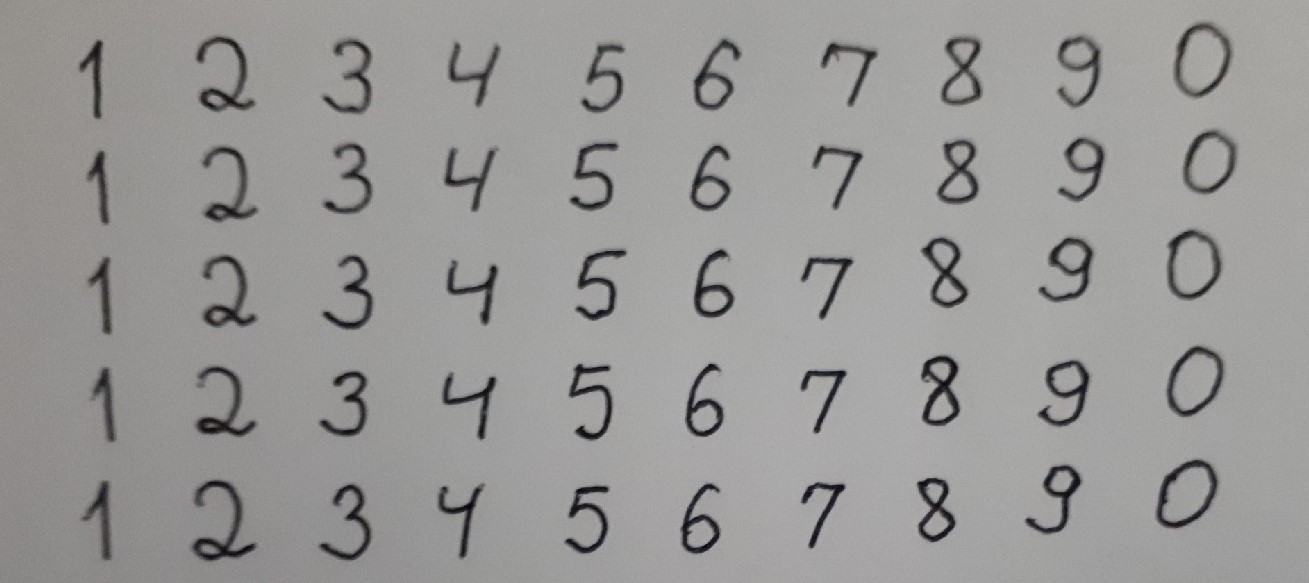
%> input picture skaiciai9.jpg, 1309 x 583 px
$ octave lab4.m   (GNU Octave 9; MATLAB toolbox functions it lacks are replaced by stand-ins)
%> lines starting %> are read from the running program, lines starting %| are printed output that depends on the picture; in (x1, y1, x2, y2) boxes, pixels count from 0 and x2, y2 are one past the last pixel; in counts of white or black regions, pixels touching at a corner belong together; the program's own positions count from 1
### pozymiai_raidems_atpazinti.m
function pozymiai = pozymiai_raidems_atpazinti(pavadinimas, pvz_eiluciu_sk)
%> called with pavadinimas = 'skaiciai9.jpg', pvz_eiluciu_sk = 5
%%  pozymiai = pozymiai_raidems_atpazinti(pavadinimas, pvz_eiluciu_sk)
% taikymo pavyzdys:
% pozymiai = pozymiai_raidems_atpazinti('test_data.png', 8)
%
%%
% Vaizdo su pavyzdþiais nuskaitymas
V = imread(pavadinimas);
%> V is the input picture: size 583x1309x3 uint8; mean R, G, B 152.6, 151.8, 150.5
figure(12), imshow(V)
%% Raidþiø iðkirpimas ir sudëliojimas á kintamojo 'objektai' celes
V_pustonis = rgb2gray(V);
% vaizdo keitimo dvejetainiu slenkstinës reikðmës paieðka
slenkstis = graythresh(V_pustonis);
%> slenkstis = 0.439
% pustonio vaizdo keitimas dvejetainiu
V_dvejetainis = im2bw(V_pustonis,slenkstis);
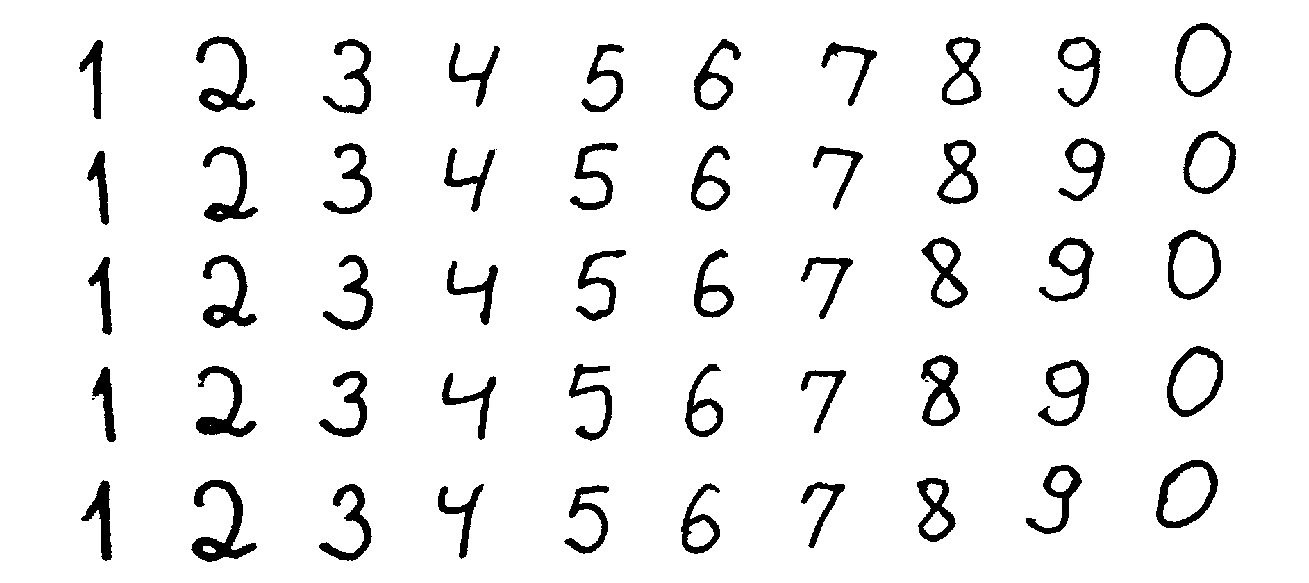
%> V_dvejetainis: size 583x1309 logical; 93.3% white; 53 black regions (3 under 20 px), largest, box (x1, y1, x2, y2) and area: (191, 480, 257, 562) 1778, (196, 36, 255, 112) 1439, (196, 366, 257, 437) 1433
% rezultato atvaizdavimas
figure(1), imshow(V_dvejetainis)
% vaizde esanèiø objektø kontûrø paieðka
V_konturais = edge(uint8(V_dvejetainis));
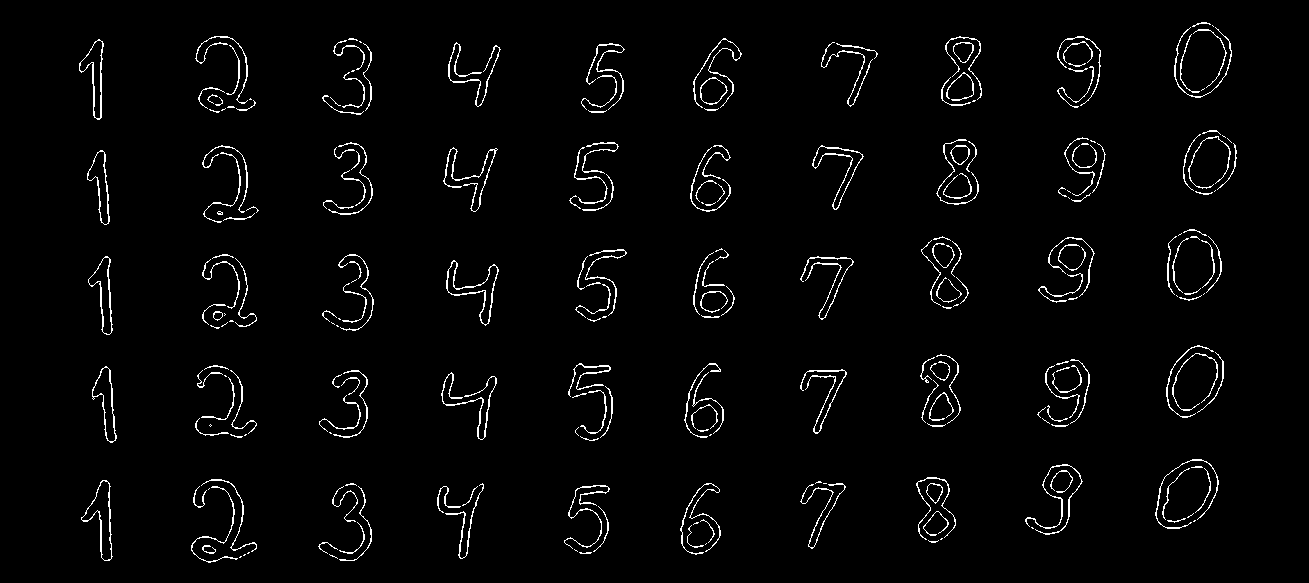
%> V_konturais: size 583x1309 logical; 2.6% white in thin lines or dots, all inside (x1, y1, x2, y2) = (79, 22, 1237, 563)
% rezultato atvaizdavimas
figure(2),imshow(V_konturais)
% objektø kontûrø uþpildymas
se = strel('square',7); % struktûrinis elementas uþpildymui
V_uzpildyti = imdilate(V_konturais, se);
%> V_uzpildyti: size 583x1309 logical; 15.4% white; 50 white regions, largest, box (x1, y1, x2, y2) and area: (188, 476, 260, 566) 3453, (192, 33, 259, 116) 3088, (1152, 456, 1222, 532) 2933
% rezultato atvaizdavimas
figure(3),imshow(V_uzpildyti)
% tuðtumø objetø viduje uþpildymas
V_vientisi= imfill(V_uzpildyti,'holes');
%> V_vientisi: size 583x1309 logical; 16.6% white; 50 white regions
% rezultato atvaizdavimas
figure(4),imshow(V_vientisi)
% vientisø objektø dvejetainiame vaizde numeravimas
[O_suzymeti Skaicius] = bwlabel(V_vientisi);
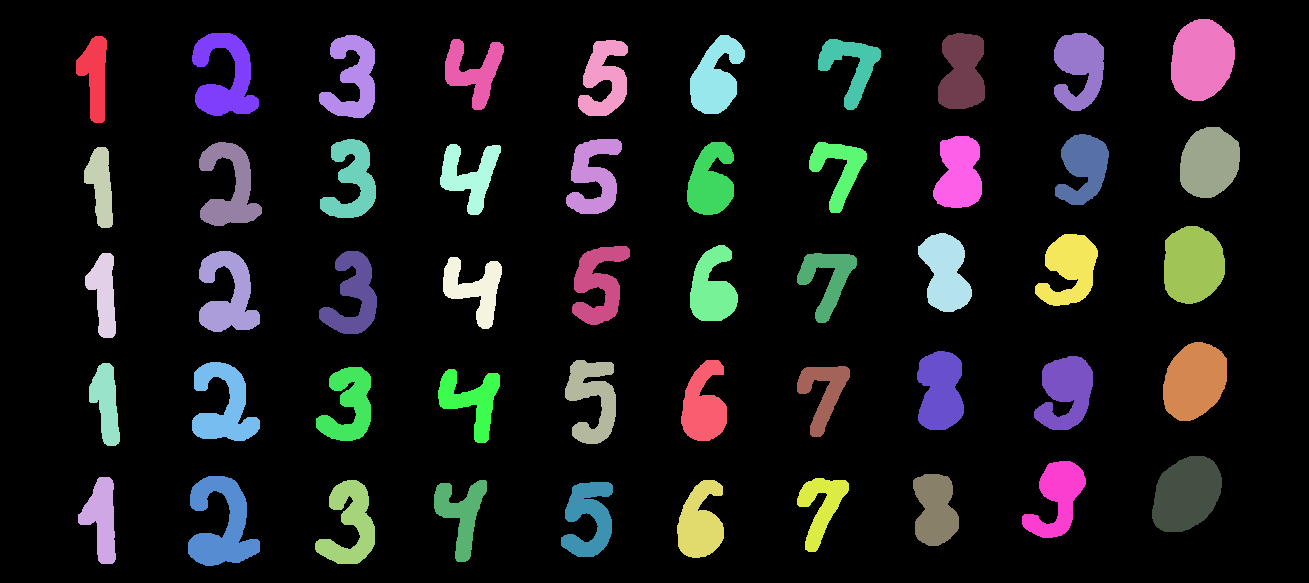
%> O_suzymeti: size 583x1309 double; 51 distinct labels, from 0 to 50; one colour per label, 0 black
%> Skaicius = 50
% apskaièiuojami objektø dvejetainiame vaizde poþymiai
O_pozymiai = regionprops(O_suzymeti);
%> O_pozymiai = 50 regions; largest, box (x1, y1, x2, y2), Area and Centroid: (1171, 19, 1235, 101) 4142 [1202.4 60.4], (1152, 456, 1222, 532) 4054 [1187 494.7], (1163, 342, 1227, 421) 3878 [1195.2 381.8], (1164, 226, 1225, 304) 3872 [1193.4 265.4], (188, 476, 260, 566) 3545 [222.3 525.6]
% nuskaitomos poþymiø - objektø ribø koordinaèiø - reikðmës
O_ribos = [O_pozymiai.BoundingBox];
%> O_ribos = 200 values, max 1180.5 at index 197, min 19.5 at index 194, mean 251.4
% kadangi ribà nusako 4 koordinatës, pergrupuojame reikðmes
O_ribos = reshape(O_ribos,[4 Skaicius]); % Skaicius - objektø skaièius
%> O_ribos = 50 columns, first 8: [76.5 78.5 84.5 85.5 89.5 188.5 192.5 192.5; 36.5 477.5 147.5 253.5 363.5 476.5 33.5 362.5; 31 38 29 31 31 72 67 68; 87 87 81 85 83 90 83 79]
% nuskaitomos poþymiø - objektø masës centro koordinaèiø - reikðmës
O_centras = [O_pozymiai.Centroid];
%> O_centras = 100 values, max 1209.9 at index 99, min 60.4 at index 98, mean 469.9
% kadangi centrà nusako 2 koordinatës, pergrupuojame reikðmes
O_centras = reshape(O_centras,[2 Skaicius]);
%> O_centras = 50 columns, first 8: [95.52 102.4 101.4 104.4 106.7 222.3 225.8 224.7; 76.3 519.3 186.2 294.3 403.4 525.6 78.03 406.5]
O_centras = O_centras';
%> O_centras = 50 rows, first 12: [95.52 76.3; 102.4 519.3; 101.4 186.2; 104.4 294.3; 106.7 403.4; 222.3 525.6; 225.8 78.03; 224.7 406.5; 230.3 188.1; 228.6 295.7; 350.8 524.7; 349.8 405.6]
% pridedamas kiekvienam objektui vaize numeris (treèias stulpelis ðalia koordinaèiø)
O_centras(:,3) = 1:Skaicius;
% surûðiojami objektai pagal x koordinatæ - stulpelá
O_centras = sortrows(O_centras,2);
%> O_centras = 50 rows, first 12: [1202.4 60.4 49; 851.4 66.21 35; 1080.2 68.88 44; 474.2 72.22 20; 962.9 72.77 40; 95.52 76.3 1; 225.8 78.03 7; 716.4 78.11 29; 353.7 78.61 13; 605 79.44 25; 1209.9 163.1 50; 1084.2 168.3 45]
% rûðiojama atsiþvelgiant á pavyzdþiø eiluèiø ir raidþiø skaièiø
raidziu_sk = Skaicius/pvz_eiluciu_sk;
%> raidziu_sk = 10
for k = 1:pvz_eiluciu_sk
    O_centras((k-1)*raidziu_sk+1:k*raidziu_sk,:) = ...
        sortrows(O_centras((k-1)*raidziu_sk+1:k*raidziu_sk,:),3);
end
%> after the loop, O_centras = 50 rows, first 12: [95.52 76.3 1; 225.8 78.03 7; 353.7 78.61 13; 474.2 72.22 20; 605 79.44 25; 716.4 78.11 29; 851.4 66.21 35; 962.9 72.77 40; 1080.2 68.88 44; 1202.4 60.4 49; 101.4 186.2 3; 230.3 188.1 9]
% ið dvejetainio vaizdo pagal objektø ribas iðkerpami vaizdo fragmentai
for k = 1:Skaicius
    objektai{k} = imcrop(V_dvejetainis,O_ribos(:,O_centras(k,3)));
end
%> this loop made 50 passes
%> after the loop, objektai = 50 items
% vieno ið vaizdo fragmentø atvaizdavimas
figure(5),
for k = 1:Skaicius
   subplot(pvz_eiluciu_sk,raidziu_sk,k), imshow(objektai{k})
end
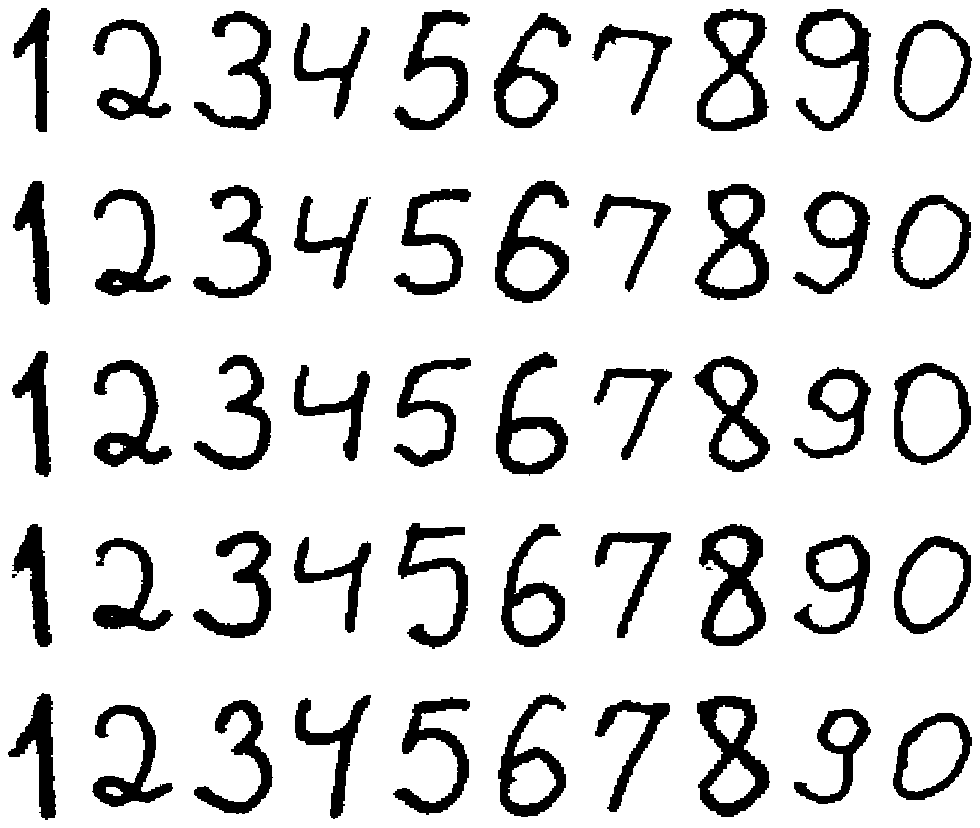
%> figure redrawn from the program's plot data, 50 panels
% vaizdo fragmentai apkerpami, panaikinant fonà ið kraðtø (pagal staèiakampá)

for k = 1:Skaicius % Skaicius = 88, jei yra 88 raidës
    V_fragmentas = objektai{k};
    % nustatomas kiekvieno vaizdo fragmento dydis
    [aukstis, plotis] = size(V_fragmentas);

    % 1. Baltø stulpeliø naikinimas
    % apskaièiuokime kiekvieno stulpelio sumà
    stulpeliu_sumos = sum(V_fragmentas,1);
    % naikiname tuos stulpelius, kur suma lygi aukðèiui
    V_fragmentas(:,stulpeliu_sumos == aukstis) = [];
    % perskaièiuojamas objekto dydis
    [aukstis, plotis] = size(V_fragmentas);
    % 2. Baltø eiluèiø naikinimas
    % apskaièiuokime kiekvienos seilutës sumà
    eiluciu_sumos = sum(V_fragmentas,2);
    % naikiname tas eilutes, kur suma lygi ploèiui
    V_fragmentas(eiluciu_sumos == plotis,:) = [];
    objektai{k}=V_fragmentas;% áraðome vietoje neapkarpyto
end
%> this loop made 50 passes
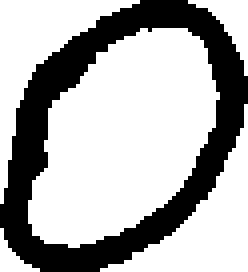
%> V_fragmentas: size 68x62 logical (shown 4 times larger); 69.1% white; 1 black region, box (x1, y1, x2, y2) and area: (0, 0, 62, 68) 1303
% vieno ið vaizdo fragmentø atvaizdavimas
figure(6),
for k = 1:Skaicius
   subplot(pvz_eiluciu_sk,raidziu_sk,k), imshow(objektai{k})
end
%%
%% Suvienodiname vaizdo fragmentø dydþius iki 70x50
for k=1:Skaicius
    V_fragmentas=objektai{k};
    V_fragmentas_7050=imresize(V_fragmentas,[70,50]);
    % padalinkime vaizdo fragmentà á 10x10 dydþio dalis
    for m=1:7
        for n=1:5
            % apskaièiuokime kiekvienos dalies vidutiná ðviesumà
            Vid_sviesumas_eilutese=sum(V_fragmentas_7050((m*10-9:m*10),(n*10-9:n*10)));
            Vid_sviesumas((m-1)*5+n)=sum(Vid_sviesumas_eilutese);
        end
    end
    % 10x10 dydþio dalyje maksimali ðviesumo galima reikðmë yra 100
    % normuokime ðviesumo reikðmes intervale [0, 1]
    Vid_sviesumas = ((100-Vid_sviesumas)/100);
    % rezultatà (poþmius) neuronø tinklui patogiau pateikti stulpeliu
    Vid_sviesumas = Vid_sviesumas(:);
    % iðsaugome apskaièiuotus poþymius á bendrà kintamàjá
    pozymiai{k} = Vid_sviesumas;
end
%> after the loop, Vid_sviesumas = 35 values, max 0.79 at index 7, min 0 at index 1, mean 0.308; pozymiai = 50 items

### lab4.m
close all
clear all
clc
 % raidžių pavyzdžių nuskaitymas ir požymių skaičiavimas
 pavadinimas = 'skaiciai9.jpg';
 pozymiai_tinklo_mokymui = pozymiai_raidems_atpazinti(pavadinimas, 5);
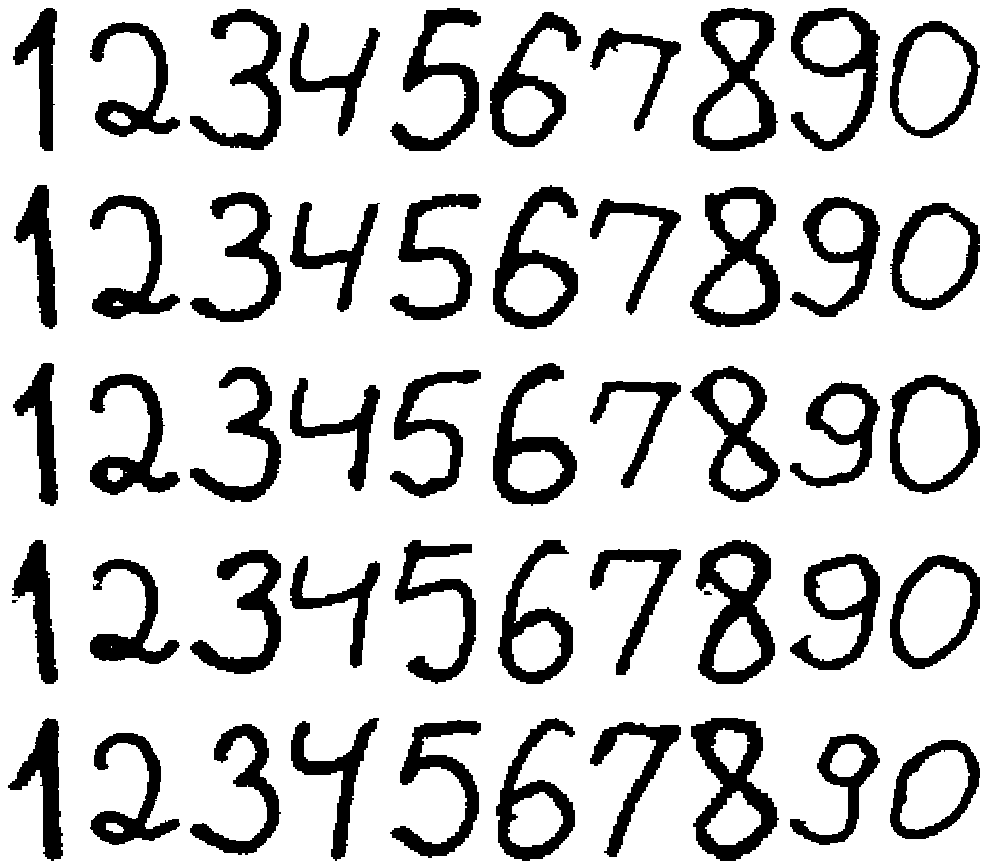
%> figure redrawn from the program's plot data, 50 panels
%> pozymiai_tinklo_mokymui = 50 items
 %% Atpažintuvo kūrimas
 % požymiai iš celių masyvo perkeliami į matricą
 P = cell2mat(pozymiai_tinklo_mokymui);
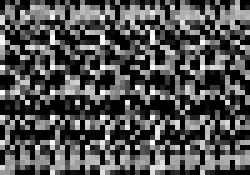
%> P: size 35x50 double (shown 5 times larger); min 0, max 1, mean 0.321
% pageidaujamų atsakymų matrica: 11 raidžių, 8 eilutės mokymui
T = [eye(10), eye(10), eye(10), eye(10), eye(10)];
 % sukuriamas SBF tinklas duotiems P ir T sąryšiams
%> (the run ends here)
